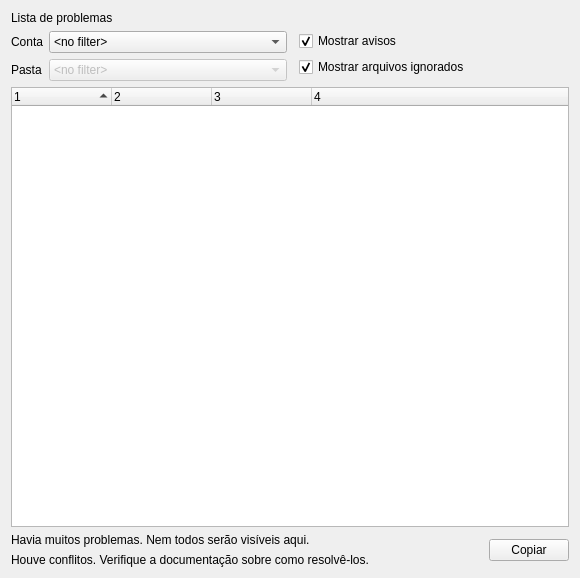
<?xml version="1.0" encoding="UTF-8"?>
<ui version="4.0">
 <class>OCC::IssuesWidget</class>
 <widget class="QWidget" name="OCC::IssuesWidget">
  <property name="geometry">
   <rect>
    <x>0</x>
    <y>0</y>
    <width>580</width>
    <height>578</height>
   </rect>
  </property>
  <property name="windowTitle">
   <string>Form</string>
  </property>
  <layout class="QVBoxLayout" name="verticalLayout">
   <item>
    <widget class="QLabel" name="_headerLabel">
     <property name="text">
      <string>Lista de problemas</string>
     </property>
     <property name="textFormat">
      <enum>Qt::PlainText</enum>
     </property>
    </widget>
   </item>
   <item>
    <layout class="QGridLayout" name="gridLayout">
     <item row="0" column="0">
      <layout class="QFormLayout" name="accountFolderLayout">
       <item row="0" column="0">
        <widget class="QLabel" name="accountLabel">
         <property name="text">
          <string>Conta</string>
         </property>
        </widget>
       </item>
       <item row="0" column="1">
        <widget class="QComboBox" name="filterAccount">
         <item>
          <property name="text">
           <string>&lt;no filter&gt;</string>
          </property>
         </item>
        </widget>
       </item>
       <item row="1" column="0">
        <widget class="QLabel" name="folderLabel">
         <property name="text">
          <string>Pasta</string>
         </property>
        </widget>
       </item>
       <item row="1" column="1">
        <widget class="QComboBox" name="filterFolder">
         <property name="enabled">
          <bool>false</bool>
         </property>
         <item>
          <property name="text">
           <string>&lt;no filter&gt;</string>
          </property>
         </item>
        </widget>
       </item>
      </layout>
     </item>
     <item row="0" column="1">
      <layout class="QFormLayout" name="formLayout_2">
       <item row="0" column="1">
        <widget class="QCheckBox" name="showWarnings">
         <property name="text">
          <string>Mostrar avisos</string>
         </property>
         <property name="checked">
          <bool>true</bool>
         </property>
        </widget>
       </item>
       <item row="1" column="1">
        <widget class="QCheckBox" name="showIgnores">
         <property name="text">
          <string>Mostrar arquivos ignorados</string>
         </property>
         <property name="checked">
          <bool>true</bool>
         </property>
        </widget>
       </item>
      </layout>
     </item>
    </layout>
   </item>
   <item>
    <widget class="QTreeWidget" name="_treeWidget">
     <property name="alternatingRowColors">
      <bool>true</bool>
     </property>
     <property name="rootIsDecorated">
      <bool>false</bool>
     </property>
     <property name="sortingEnabled">
      <bool>true</bool>
     </property>
     <property name="columnCount">
      <number>4</number>
     </property>
     <column>
      <property name="text">
       <string notr="true">1</string>
      </property>
     </column>
     <column>
      <property name="text">
       <string notr="true">2</string>
      </property>
     </column>
     <column>
      <property name="text">
       <string notr="true">3</string>
      </property>
     </column>
     <column>
      <property name="text">
       <string notr="true">4</string>
      </property>
     </column>
    </widget>
   </item>
   <item>
    <layout class="QHBoxLayout" name="horizontalLayout_2" stretch="1,0">
     <item>
      <layout class="QVBoxLayout" name="verticalLayout_2">
       <item>
        <widget class="QLabel" name="_tooManyIssuesWarning">
         <property name="text">
          <string>Havia muitos problemas. Nem todos serão visíveis aqui.</string>
         </property>
         <property name="wordWrap">
          <bool>true</bool>
         </property>
        </widget>
       </item>
       <item>
        <widget class="QLabel" name="_conflictHelp">
         <property name="text">
          <string>Houve conflitos. Verifique a documentação sobre como resolvê-los.</string>
         </property>
         <property name="wordWrap">
          <bool>true</bool>
         </property>
         <property name="openExternalLinks">
          <bool>true</bool>
         </property>
        </widget>
       </item>
      </layout>
     </item>
     <item>
      <layout class="QVBoxLayout" name="verticalLayout_3">
       <item>
        <spacer name="verticalSpacer">
         <property name="orientation">
          <enum>Qt::Vertical</enum>
         </property>
         <property name="sizeType">
          <enum>QSizePolicy::Minimum</enum>
         </property>
         <property name="sizeHint" stdset="0">
          <size>
           <width>20</width>
           <height>0</height>
          </size>
         </property>
        </spacer>
       </item>
       <item>
        <widget class="QPushButton" name="copyIssuesButton">
         <property name="toolTip">
          <string>Copie a lista de problemas para a área de transferência.</string>
         </property>
         <property name="text">
          <string>Copiar</string>
         </property>
        </widget>
       </item>
      </layout>
     </item>
    </layout>
   </item>
   <item>
    <layout class="QHBoxLayout" name="horizontalLayout"/>
   </item>
  </layout>
 </widget>
 <resources/>
 <connections/>
</ui>
